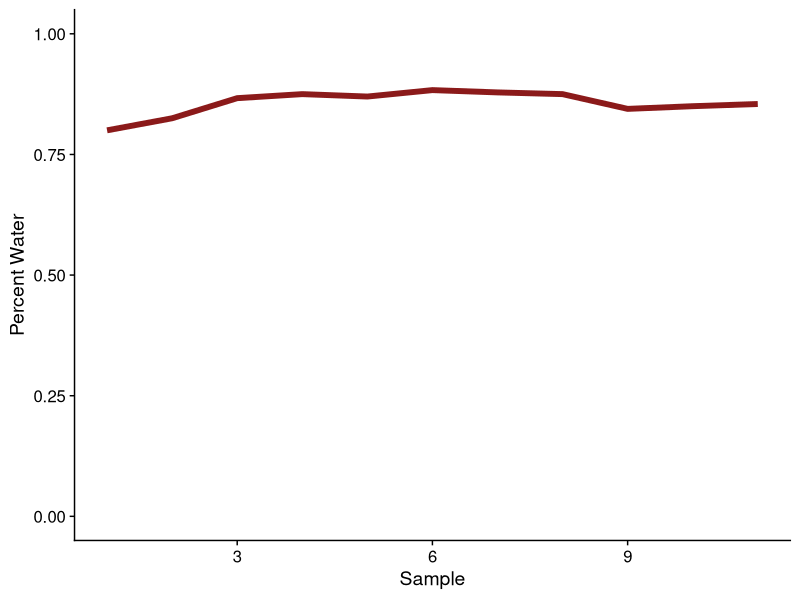
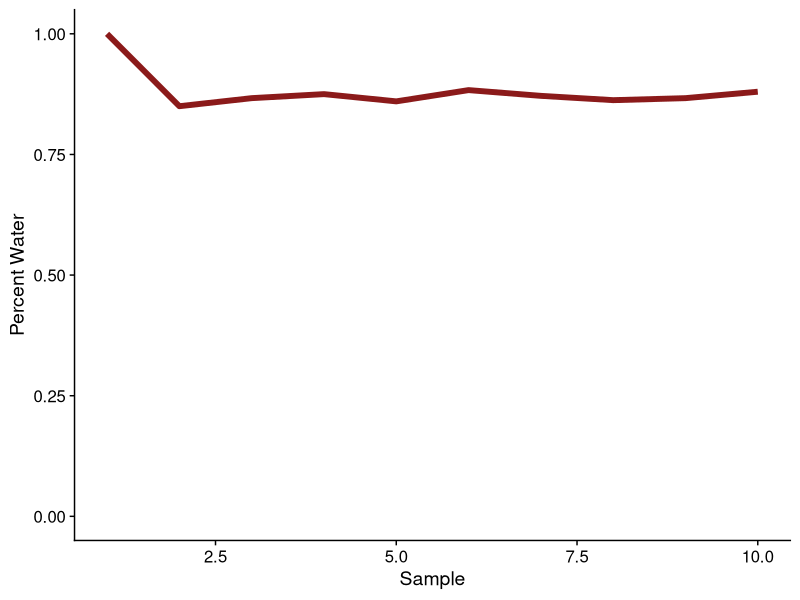

These figures' R source, in order:
library(tidyverse)
library(readxl)

theme_set(cowplot::theme_cowplot())

LW <- read_excel("../data/Earth_Land_Water.xlsx") |> 
  mutate(C_Land = cumsum(Land),
         C_Water = cumsum(Water),
         `Percent Water` = C_Water / (C_Water + C_Land),
         Sample = 1:n())

LW

ggplot(LW, aes(x = Sample, y = `Percent Water`)) +
  geom_line(color = "firebrick4", size = 2) +
  scale_y_continuous(limits = c(0, 1))

################################################################

n_samples <- 10
sample_size <- 10

LW <- tibble(Sample = 1:n_samples,
             Water = rbinom(n = n_samples, size = sample_size, prob = 0.86),
             Land = sample_size - Water,
             C_Land = cumsum(Land),
             C_Water = cumsum(Water),
             `Percent Water` = C_Water / (C_Water + C_Land))

ggplot(LW, aes(x = Sample, y = `Percent Water`)) +
  geom_line(color = "firebrick4", size = 2) +
  scale_y_continuous(limits = c(0, 1))

